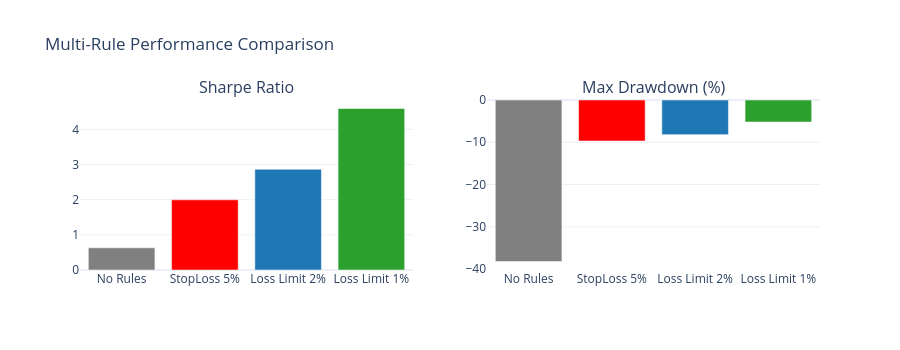

The code cell stored with this chart in its notebook:
### Markdown cell above
### 5c. Multi-Rule Comparison

### Code cell
configs = {
    "No Rules": raw_returns,
    "StopLoss 5%": np.where(
        np.cumsum(raw_returns) / (1 + np.cumsum(raw_returns)) < -0.05, 0.0, raw_returns
    ),
    "Loss Limit 2%": np.clip(raw_returns, -0.02, None),
    "Loss Limit 1%": np.clip(raw_returns, -0.01, None),
}

metrics = []
for name, rets in configs.items():
    sharpe = float(np.mean(rets) / np.std(rets) * np.sqrt(252)) if np.std(rets) > 0 else 0
    max_dd = float(np.min(np.cumsum(rets) - np.maximum.accumulate(np.cumsum(rets))))
    metrics.append(
        {"config": name, "sharpe": round(sharpe, 3), "max_dd_pct": round(max_dd * 100, 1)}
    )

fig = make_subplots(rows=1, cols=2, subplot_titles=["Sharpe Ratio", "Max Drawdown (%)"])
fig.add_trace(
    go.Bar(
        x=[m["config"] for m in metrics],
        y=[m["sharpe"] for m in metrics],
        marker_color=["gray", "red", "#1f77b4", "#2ca02c"],
    ),
    row=1,
    col=1,
)
fig.add_trace(
    go.Bar(
        x=[m["config"] for m in metrics],
        y=[m["max_dd_pct"] for m in metrics],
        marker_color=["gray", "red", "#1f77b4", "#2ca02c"],
    ),
    row=1,
    col=2,
)
fig.update_layout(
    height=350, title="Multi-Rule Performance Comparison", showlegend=False, template="plotly_white"
)
fig.show()

### Figure 1 — Plotly figure (JSON) as saved in the notebook; plotly's stock layout.template omitted (floating-point values rounded to 4 significant figures)
{"data": [{"marker": {"color": ["gray", "red", "#1f77b4", "#2ca02c"]}, "type": "bar", "x": ["No Rules", "StopLoss 5%", "Loss Limit 2%", "Loss Limit 1%"], "xaxis": "x", "y": [0.631, 1.995, 2.865, 4.592], "yaxis": "y"}, {"marker": {"color": ["gray", "red", "#1f77b4", "#2ca02c"]}, "type": "bar", "x": ["No Rules", "StopLoss 5%", "Loss Limit 2%", "Loss Limit 1%"], "xaxis": "x2", "y": [-38.2, -9.7, -8.2, -5.2], "yaxis": "y2"}], "layout": {"annotations": [{"font": {"size": 16}, "showarrow": false, "text": "Sharpe Ratio", "x": 0.225, "xanchor": "center", "xref": "paper", "y": 1.0, "yanchor": "bottom", "yref": "paper"}, {"font": {"size": 16}, "showarrow": false, "text": "Max Drawdown (%)", "x": 0.775, "xanchor": "center", "xref": "paper", "y": 1.0, "yanchor": "bottom", "yref": "paper"}], "height": 350, "showlegend": false, "title": {"text": "Multi-Rule Performance Comparison"}, "xaxis": {"anchor": "y", "domain": [0.0, 0.45]}, "xaxis2": {"anchor": "y2", "domain": [0.55, 1.0]}, "yaxis": {"anchor": "x", "domain": [0.0, 1.0]}, "yaxis2": {"anchor": "x2", "domain": [0.0, 1.0]}}}
